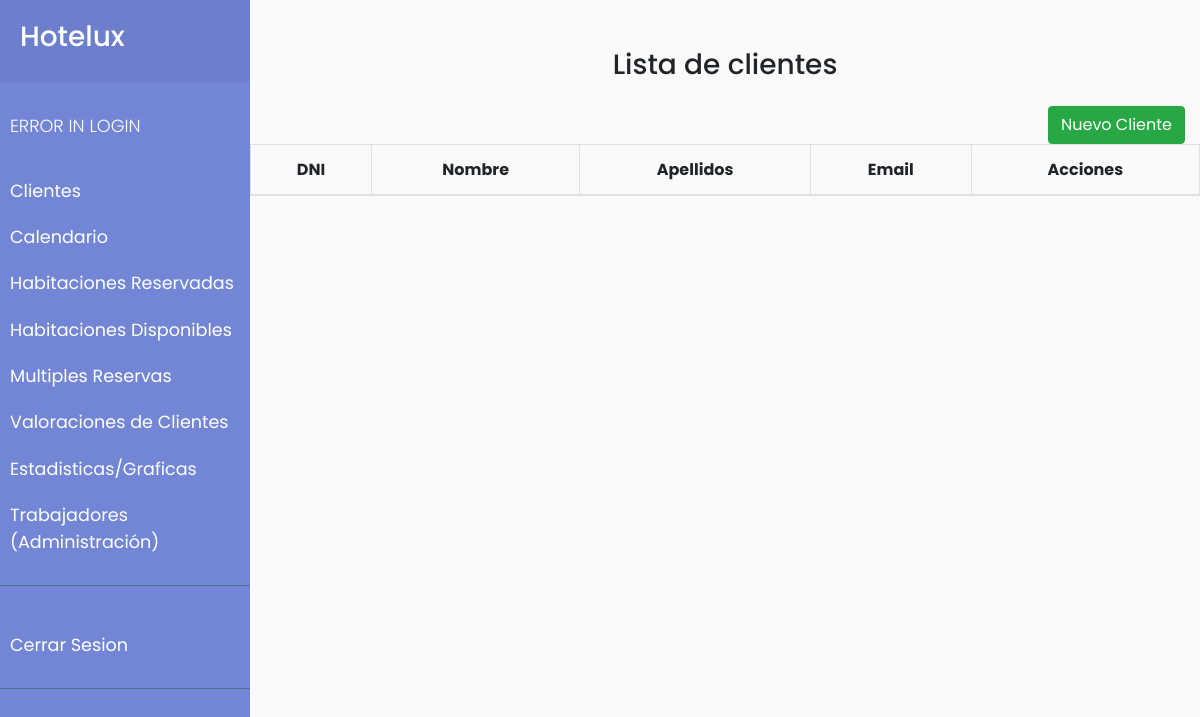
Page /clientes.php on the earlier database version.
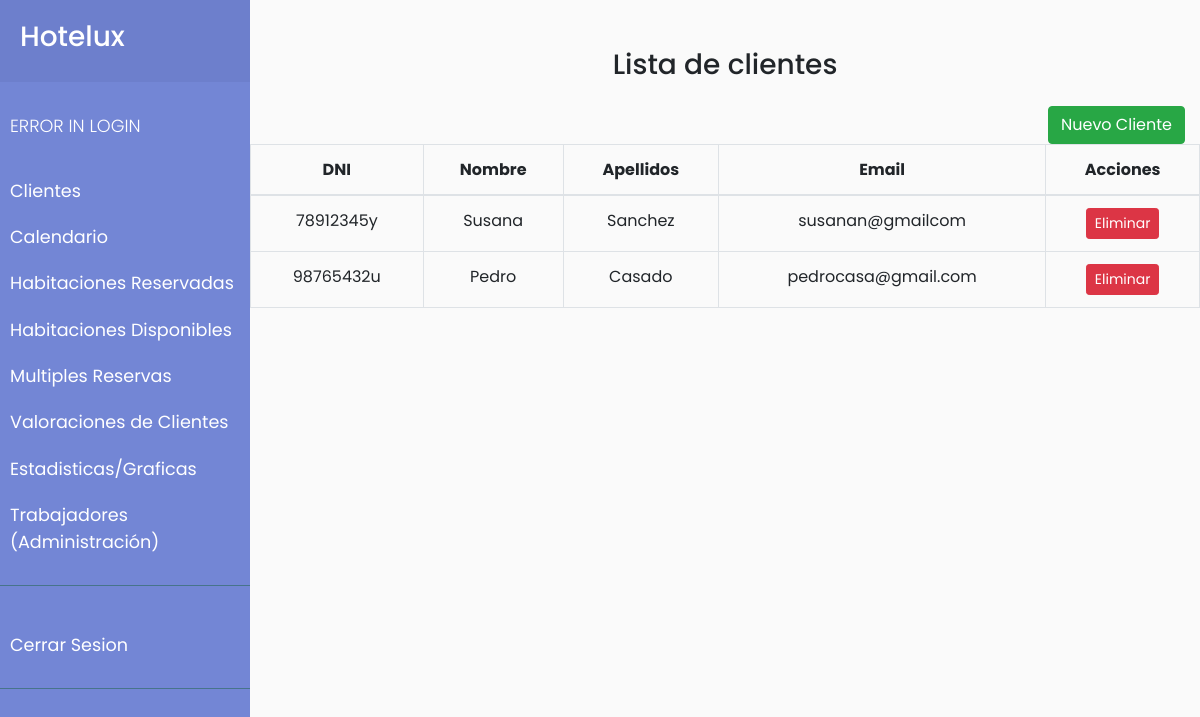
Same page on the later database version.
### tables this page shows
CREATE TABLE IF NOT EXISTS `clientes` (
  `DNI` varchar(9) NOT NULL,
  `name` varchar(30) NOT NULL,
  `surname` varchar(30) NOT NULL,
  `mail` varchar(50) NOT NULL,
  PRIMARY KEY (`DNI`)
);

### bbdd.php (called while the page is built, shortened)
<?php
function conecta()
{
    $servername = "localhost";
    $user = "root";
    $password = "";
    $dbname = "hotel_erp";
    $conn = new mysqli($servername, $user, $password, $dbname);
    return $conn;
}
?>

### clientes.php (the view)
<?php
include "bbdd.php";
include 'cabecera.php';
$consultaCliente = mysqli_query(conecta(), "SELECT * FROM clientes");
?>
<div class="row">
    <div class="col-12">
        <h3 class="text text-center mt-5 mb-4">Lista de clientes</h3>
    </div>
    <div class="col-xl-12 text text-right">
        <a href='./nuevoCliente.php' class='btn btn-success'>Nuevo Cliente</a>
    </div>
    <div class="table-responsive">
        <table id="datos_clientes" class="table table-bordered table-hover">
            <thead>
                <tr class="text text-center">
                    <th>DNI</th>
                    <th>Nombre</th>
                    <th>Apellidos</th>
                    <th>Email</th>
                    <th> Acciones</th>
                </tr>
            </thead>
            <tbody>
                <?php
                $resultset = $consultaCliente or die("error base de datos:" . mysqli_error($conn));
                while ($row = mysqli_fetch_assoc($resultset)) {
                    echo "
                        <tr>
                        <td class='text text-center'>" . $row['DNI'] . "</td>
                        <td contenteditable='true' class='text text-center'>" . $row['name'] . "</td>
                        <td contenteditable='true' class='text text-center'>" . $row['surname'] . "</td>
                        <td contenteditable='true' class='text text-center'>" . $row['mail'] . "</td>
                        <td class='text text-center'>
              <span class='table-remove'><button type='button'
                  class='btn btn-danger btn-rounded btn-sm my-0'>Eliminar</button></span>
            </td>
                        </tr>";
                } ?>
            </tbody>
        </table>
    </div>
</div>

Differences in the rows shown:
added clientes: DNI "78912345y", name "Susana", surname "Sanchez", mail "susanan@gmailcom"
added clientes: DNI "98765432u", name "Pedro", surname "Casado", mail "pedrocasa@gmail.com"
